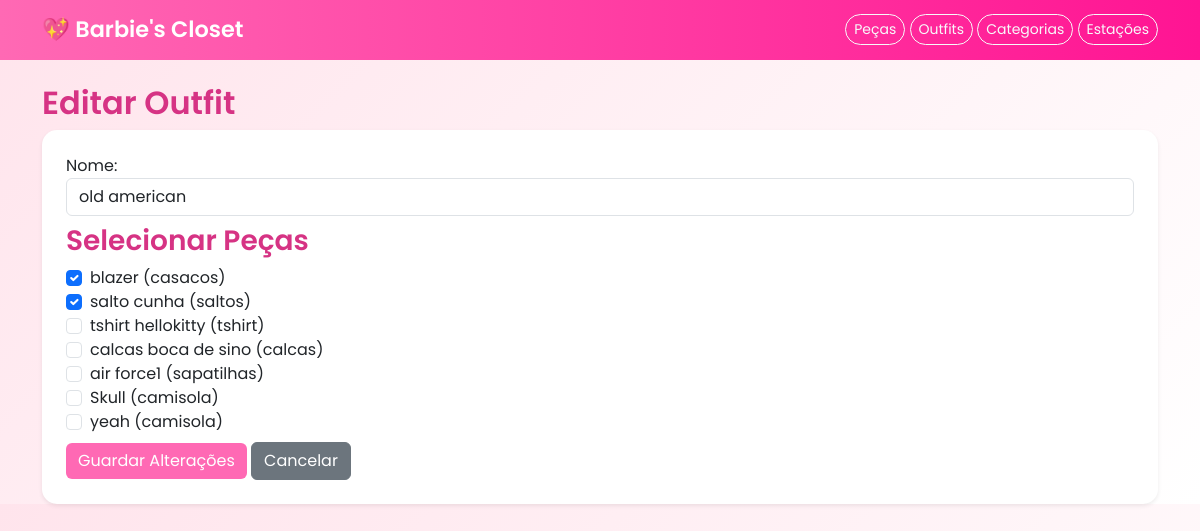
/outfit/editar/1/ (signed in), run on an earlier commit of the app's database.
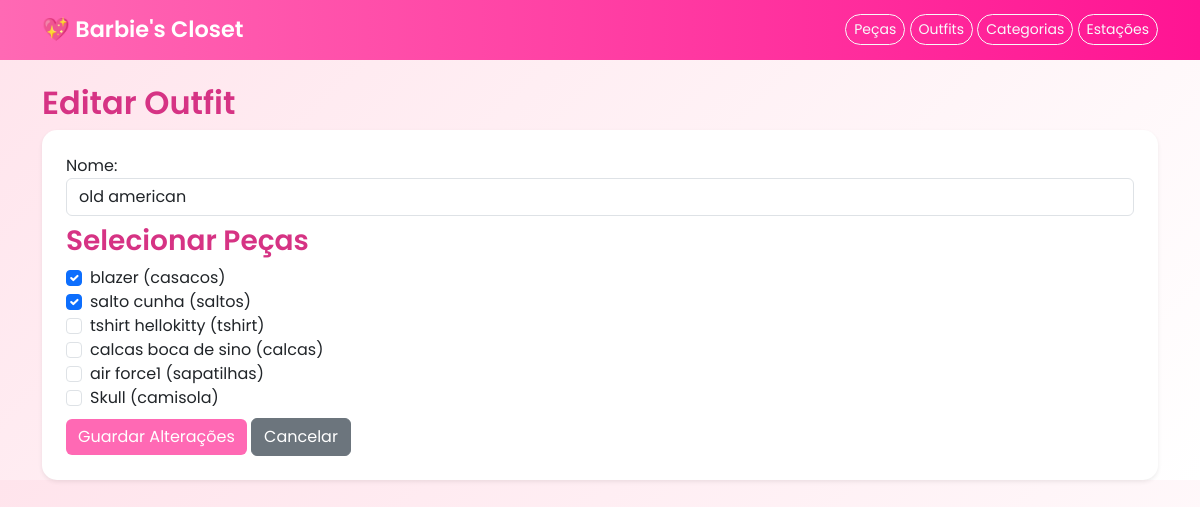
And on a later commit of the database.
### barbies_closet/models.py (models this page shows, shortened)
class Peca(models.Model):
    utilizador = models.ForeignKey(User, on_delete=models.CASCADE)
    nome = models.CharField(max_length=100)
    cor = models.CharField(max_length=50)
    marca = models.CharField(max_length=100)
    tamanho = models.CharField(max_length=10)
    data_aquisicao = models.DateField()
    frequencia_uso = models.IntegerField(default=0)
    categoria = models.ForeignKey(Categoria, on_delete=models.SET_NULL, null=True)
    estacao = models.ForeignKey(Estacao, on_delete=models.SET_NULL, null=True)

class Outfit(models.Model):
    utilizador = models.ForeignKey(User, on_delete=models.CASCADE)
    nome = models.CharField(max_length=100)
    data_criacao = models.DateField(auto_now_add=True)
    pecas = models.ManyToManyField(Peca)

class Categoria(models.Model):
    nome = models.CharField(max_length=100)
    def __str__(self):
        return self.nome

### barbies_closet/views.py (the view, shortened to what this page needs)
# urls.py: path('outfit/editar/<int:id>/', views.editar_outfit, name='editar_outfit'),
@login_required
def editar_outfit(request, id):
    outfit = Outfit.objects.get(id=id)
    pecas = Peca.objects.filter(utilizador=request.user)
    return render(request, 'outfit/outfit_editar.html', {
        'outfit': outfit,
        'pecas': pecas
    })

### barbies_closet/templates/outfit/outfit_editar.html (shortened to what this page needs)
{% extends 'base.html' %}
{% block content %}
<h2>Editar Outfit</h2>
<div class="card p-4 shadow-sm">
    <form method="POST">
        <div class="mb-2">
            Nome: <input type="text" name="nome" value="{{ outfit.nome }}" class="form-control" required>
        </div>
        <div class="mb-2">
            <h3>Selecionar Peças</h3>
            <div class="form-check">
                {% for p in pecas %}
                    <input type="checkbox" name="pecas" value="{{ p.id }}" class="form-check-input" {% if p in outfit.pecas.all %}checked{% endif %}>
                    <label class="form-check-label">{{ p.nome }} ({{ p.categoria }})</label><br>
                {% endfor %}
            </div>
        </div>
        <button type="submit" class="btn btn-primary">Guardar Alterações</button>
        <a href="{% url 'lista_outfits' %}" class="btn btn-secondary">Cancelar</a>
    </form>
</div>
{% endblock %}

What changed in the data, as far as the page shows it:
removed Peca: nome "yeah", categoria "camisola"
